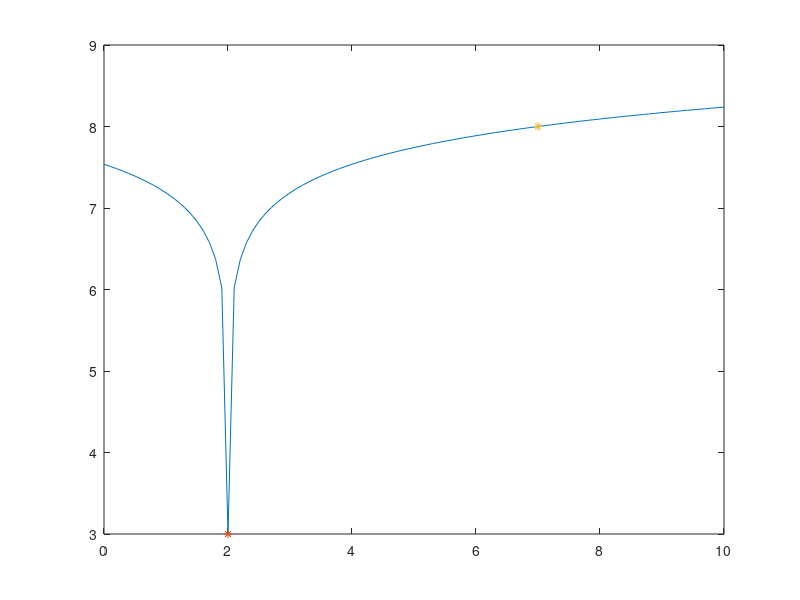

Source code (MATLAB):
c=7.23;
cb=1/log(c);     % cambio base
p0=[2 3 ];
p1=[7 8];
x=[0:0.1:10];
a=(c^(p0(2))-c^(p1(2)))/(p0(1)-p1(1));
b=(c^(p0(2))-a*p0(1));
y=cb*log(a*x+b);
plot(x,y,p0(1),p0(2),"*",p1(1),p1(2),"*")
